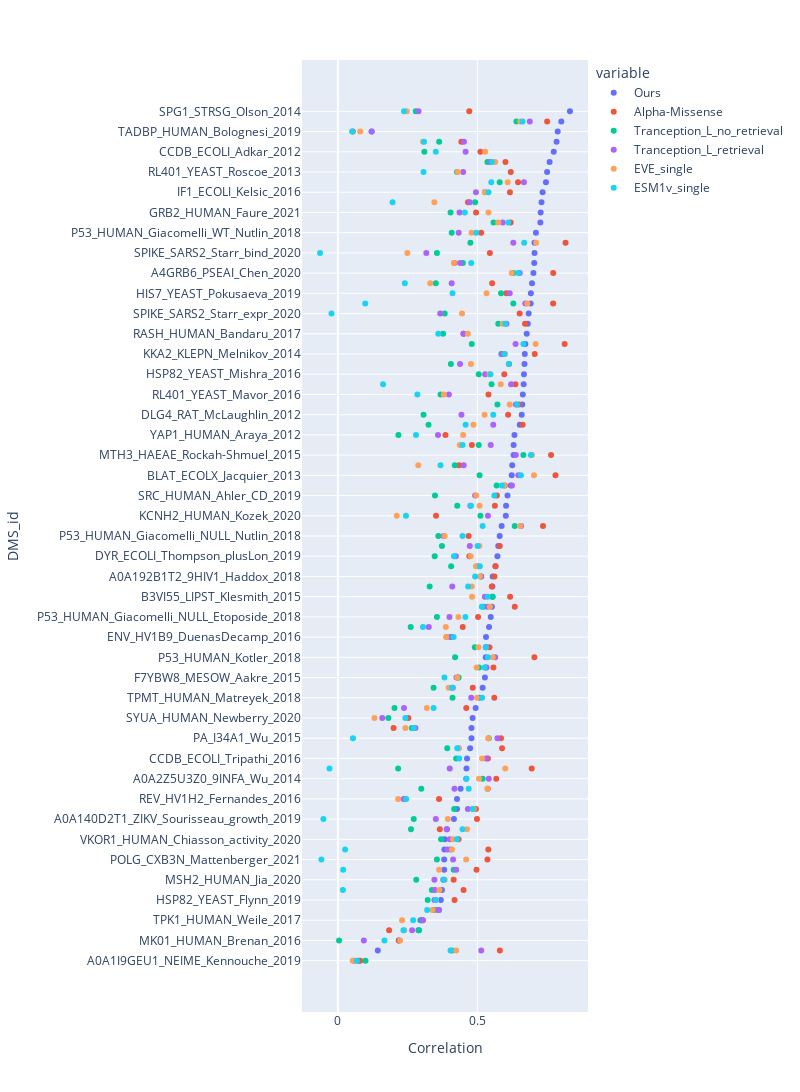

The code cell stored with this chart in its notebook:
### Code cell
# Figure 5
df_sorted = df.copy()
df_sorted.sort_values(by='Ours', inplace=True, ignore_index=True)
fig = px.scatter(df_sorted, y='DMS_id', x=df_sorted.columns[1:])
fig.update_layout(xaxis_title='Correlation', width=800, height=1800)
# pio.write_image(fig, 'all.png',scale=2)

### Figure 1 — Plotly figure (JSON) as saved in the notebook; plotly's stock layout.template omitted (floating-point values rounded to 4 significant figures)
{"data": [{"hovertemplate": "variable=Ours<br>value=%{x}<br>DMS_id=%{y}<extra></extra>", "legendgroup": "Ours", "marker": {"color": "#636efa", "symbol": "circle"}, "mode": "markers", "name": "Ours", "orientation": "h", "showlegend": true, "type": "scatter", "x": [0.074, 0.143, 0.218, 0.289, 0.296, 0.362, 0.369, 0.373, 0.378, 0.381, 0.381, 0.382, 0.383, 0.391, 0.416, 0.427, 0.427, 0.44, 0.46, 0.461, 0.463, 0.474, 0.479, 0.479, 0.483, 0.494, 0.508, 0.519, 0.527, 0.529, 0.53, 0.531, 0.531, 0.542, 0.548, 0.552, 0.554, 0.554, 0.555, 0.565, 0.572, 0.575, 0.58, 0.587, 0.602, 0.603, 0.608, 0.62, 0.623, 0.625, 0.63, 0.63, 0.633, 0.652, 0.659, 0.661, 0.663, 0.666, 0.667, 0.669, 0.67, 0.672, 0.677, 0.681, 0.684, 0.691, 0.692, 0.696, 0.701, 0.704, 0.705, 0.705, 0.71, 0.726, 0.727, 0.73, 0.734, 0.746, 0.75, 0.759, 0.774, 0.784, 0.788, 0.801, 0.832], "xaxis": "x", "y": ["A0A1I9GEU1_NEIME_Kennouche_2019", "BRCA1_HUMAN_Findlay_2018", "MK01_HUMAN_Brenan_2016", "CALM1_HUMAN_Weile_2017", "TPK1_HUMAN_Weile_2017", "ENV_HV1BR_Haddox_2016", "HSP82_YEAST_Flynn_2019", "I6TAH8_I68A0_Doud_2015", "MSH2_HUMAN_Jia_2020", "NCAP_I34A1_Doud_2015", "POLG_CXB3N_Mattenberger_2021", "A4D664_9INFA_Soh_CCL141_2019", "VKOR1_HUMAN_Chiasson_activity_2020", "UBE4B_MOUSE_Starita_2013", "A0A140D2T1_ZIKV_Sourisseau_growth_2019", "AACC1_PSEAI_Dandage_2018", "REV_HV1H2_Fernandes_2016", "PTEN_HUMAN_Mighell_2018", "A0A2Z5U3Z0_9INFA_Wu_2014", "R1AB_SARS2_Flynn_growth_2022", "CCDB_ECOLI_Tripathi_2016", "C6KNH7_9INFA_Lee_2018", "PA_I34A1_Wu_2015", "GCN4_YEAST_Staller_induction_2018", "SYUA_HUMAN_Newberry_2020", "TAT_HV1BR_Fernandes_2016", "TPMT_HUMAN_Matreyek_2018", "PTEN_HUMAN_Matreyek_2021", "F7YBW8_MESOW_Aakre_2015", "ADRB2_HUMAN_Jones_2020", "P53_HUMAN_Kotler_2018", "SC6A4_HUMAN_Young_2021", "ENV_HV1B9_DuenasDecamp_2016", "ESTA_BACSU_Nutschel_2020", "P53_HUMAN_Giacomelli_NULL_Etoposide_2018", "A0A2Z5U3Z0_9INFA_Doud_2016", "B3VI55_LIPST_Klesmith_2015", "SUMO1_HUMAN_Weile_2017", "A0A192B1T2_9HIV1_Haddox_2018", "Q2N0S5_9HIV1_Haddox_2018", "DYR_ECOLI_Thompson_plusLon_2019", "BLAT_ECOLX_Deng_2012", "P53_HUMAN_Giacomelli_NULL_Nutlin_2018", "Q59976_STRSQ_Romero_2015", "KCNH2_HUMAN_Kozek_2020", "UBC9_HUMAN_Weile_2017", "SRC_HUMAN_Ahler_CD_2019", "CP2C9_HUMAN_Amorosi_abundance_2021", "BLAT_ECOLX_Jacquier_2013", "TPOR_HUMAN_Bridgford_S505N_2020", "MTH3_HAEAE_Rockah-Shmuel_2015", "VKOR1_HUMAN_Chiasson_abundance_2020", "YAP1_HUMAN_Araya_2012", "GAL4_YEAST_Kitzman_2015", "DLG4_RAT_McLaughlin_2012", "CP2C9_HUMAN_Amorosi_activity_2021", "RL401_YEAST_Mavor_2016", "NRAM_I33A0_Jiang_standard_2016", "HSP82_YEAST_Mishra_2016", "AMIE_PSEAE_Wrenbeck_2017", "KKA2_KLEPN_Melnikov_2014", "BLAT_ECOLX_Firnberg_2014", "RASH_HUMAN_Bandaru_2017", "NUD15_HUMAN_Suiter_2020", "SPIKE_SARS2_Starr_expr_2020", "GFP_AEQVI_Sarkisyan_2016", "HIS7_YEAST_Pokusaeva_2019", "RL401_YEAST_Roscoe_2014", "A4GRB6_PSEAI_Chen_2020", "TRPC_THEMA_Chan_2017", "SPIKE_SARS2_Starr_bind_2020", "BLAT_ECOLX_Stiffler_2015", "P53_HUMAN_Giacomelli_WT_Nutlin_2018", "TRPC_SACS2_Chan_2017", "GRB2_HUMAN_Faure_2021", "CAPSD_AAV2S_Sinai_substitutions_2021", "IF1_ECOLI_Kelsic_2016", "DLG4_HUMAN_Faure_2021", "RL401_YEAST_Roscoe_2013", "P84126_THETH_Chan_2017", "CCDB_ECOLI_Adkar_2012", "A4_HUMAN_Seuma_2021", "TADBP_HUMAN_Bolognesi_2019", "PABP_YEAST_Melamed_2013", "SPG1_STRSG_Olson_2014"], "yaxis": "y"}, {"hovertemplate": "variable=Alpha-Missense<br>value=%{x}<br>DMS_id=%{y}<extra></extra>", "legendgroup": "Alpha-Missense", "marker": {"color": "#EF553B", "symbol": "circle"}, "mode": "markers", "name": "Alpha-Missense", "orientation": "h", "showlegend": true, "type": "scatter", "x": [0.08024, 0.5806, 0.2191, 0.1836, 0.3037, 0.3446, 0.4183, 0.4505, 0.415, 0.4969, 0.5361, 0.5392, 0.4326, 0.3654, 0.4986, 0.4949, 0.3626, 0.5374, 0.5677, 0.6949, 0.5377, 0.5886, 0.5847, 0.1997, 0.2526, 0.4603, 0.5608, 0.4835, 0.4301, 0.5576, 0.7046, 0.5435, 0.3896, 0.4475, 0.5025, 0.6341, 0.6174, 0.5517, 0.5614, 0.5651, 0.4713, 0.5804, 0.4688, 0.7353, 0.3518, 0.5628, 0.57, 0.5983, 0.7801, 0.4347, 0.7642, 0.4804, 0.3856, 0.6624, 0.6102, 0.6484, 0.5399, 0.6365, 0.5966, 0.6135, 0.7059, 0.8131, 0.4505, 0.6709, 0.6516, 0.7717, 0.6038, 0.5531, 0.772, 0.4178, 0.545, 0.8162, 0.5137, 0.6195, 0.4953, 0.4665, 0.6168, 0.6459, 0.6198, 0.6008, 0.511, 0.4426, 0.0534, 0.7503, 0.4711], "xaxis": "x", "y": ["A0A1I9GEU1_NEIME_Kennouche_2019", "BRCA1_HUMAN_Findlay_2018", "MK01_HUMAN_Brenan_2016", "CALM1_HUMAN_Weile_2017", "TPK1_HUMAN_Weile_2017", "ENV_HV1BR_Haddox_2016", "HSP82_YEAST_Flynn_2019", "I6TAH8_I68A0_Doud_2015", "MSH2_HUMAN_Jia_2020", "NCAP_I34A1_Doud_2015", "POLG_CXB3N_Mattenberger_2021", "A4D664_9INFA_Soh_CCL141_2019", "VKOR1_HUMAN_Chiasson_activity_2020", "UBE4B_MOUSE_Starita_2013", "A0A140D2T1_ZIKV_Sourisseau_growth_2019", "AACC1_PSEAI_Dandage_2018", "REV_HV1H2_Fernandes_2016", "PTEN_HUMAN_Mighell_2018", "A0A2Z5U3Z0_9INFA_Wu_2014", "R1AB_SARS2_Flynn_growth_2022", "CCDB_ECOLI_Tripathi_2016", "C6KNH7_9INFA_Lee_2018", "PA_I34A1_Wu_2015", "GCN4_YEAST_Staller_induction_2018", "SYUA_HUMAN_Newberry_2020", "TAT_HV1BR_Fernandes_2016", "TPMT_HUMAN_Matreyek_2018", "PTEN_HUMAN_Matreyek_2021", "F7YBW8_MESOW_Aakre_2015", "ADRB2_HUMAN_Jones_2020", "P53_HUMAN_Kotler_2018", "SC6A4_HUMAN_Young_2021", "ENV_HV1B9_DuenasDecamp_2016", "ESTA_BACSU_Nutschel_2020", "P53_HUMAN_Giacomelli_NULL_Etoposide_2018", "A0A2Z5U3Z0_9INFA_Doud_2016", "B3VI55_LIPST_Klesmith_2015", "SUMO1_HUMAN_Weile_2017", "A0A192B1T2_9HIV1_Haddox_2018", "Q2N0S5_9HIV1_Haddox_2018", "DYR_ECOLI_Thompson_plusLon_2019", "BLAT_ECOLX_Deng_2012", "P53_HUMAN_Giacomelli_NULL_Nutlin_2018", "Q59976_STRSQ_Romero_2015", "KCNH2_HUMAN_Kozek_2020", "UBC9_HUMAN_Weile_2017", "SRC_HUMAN_Ahler_CD_2019", "CP2C9_HUMAN_Amorosi_abundance_2021", "BLAT_ECOLX_Jacquier_2013", "TPOR_HUMAN_Bridgford_S505N_2020", "MTH3_HAEAE_Rockah-Shmuel_2015", "VKOR1_HUMAN_Chiasson_abundance_2020", "YAP1_HUMAN_Araya_2012", "GAL4_YEAST_Kitzman_2015", "DLG4_RAT_McLaughlin_2012", "CP2C9_HUMAN_Amorosi_activity_2021", "RL401_YEAST_Mavor_2016", "NRAM_I33A0_Jiang_standard_2016", "HSP82_YEAST_Mishra_2016", "AMIE_PSEAE_Wrenbeck_2017", "KKA2_KLEPN_Melnikov_2014", "BLAT_ECOLX_Firnberg_2014", "RASH_HUMAN_Bandaru_2017", "NUD15_HUMAN_Suiter_2020", "SPIKE_SARS2_Starr_expr_2020", "GFP_AEQVI_Sarkisyan_2016", "HIS7_YEAST_Pokusaeva_2019", "RL401_YEAST_Roscoe_2014", "A4GRB6_PSEAI_Chen_2020", "TRPC_THEMA_Chan_2017", "SPIKE_SARS2_Starr_bind_2020", "BLAT_ECOLX_Stiffler_2015", "P53_HUMAN_Giacomelli_WT_Nutlin_2018", "TRPC_SACS2_Chan_2017", "GRB2_HUMAN_Faure_2021", "CAPSD_AAV2S_Sinai_substitutions_2021", "IF1_ECOLI_Kelsic_2016", "DLG4_HUMAN_Faure_2021", "RL401_YEAST_Roscoe_2013", "P84126_THETH_Chan_2017", "CCDB_ECOLI_Adkar_2012", "A4_HUMAN_Seuma_2021", "TADBP_HUMAN_Bolognesi_2019", "PABP_YEAST_Melamed_2013", "SPG1_STRSG_Olson_2014"], "yaxis": "y"}, {"hovertemplate": "variable=Tranception_L_no_retrieval<br>value=%{x}<br>DMS_id=%{y}<extra></extra>", "legendgroup": "Tranception_L_no_retrieval", "marker": {"color": "#00cc96", "symbol": "circle"}, "mode": "markers", "name": "Tranception_L_no_retrieval", "orientation": "h", "showlegend": true, "type": "scatter", "x": [0.099, 0.409, 0.004, 0.291, 0.301, 0.358, 0.322, 0.337, 0.281, 0.415, 0.355, 0.404, 0.37, 0.262, 0.272, 0.417, 0.24, 0.299, 0.519, 0.216, 0.424, 0.392, 0.541, 0.265, 0.181, 0.203, 0.411, 0.343, 0.433, 0.506, 0.42, 0.491, 0.404, 0.261, 0.355, 0.523, 0.555, 0.329, 0.514, 0.406, 0.347, 0.373, 0.36, 0.634, 0.511, 0.428, 0.348, 0.569, 0.508, 0.419, 0.665, 0.505, 0.217, 0.325, 0.307, 0.572, 0.368, 0.551, 0.505, 0.405, 0.586, 0.48, 0.377, 0.575, 0.383, 0.629, 0.585, 0.351, 0.629, 0.448, 0.355, 0.475, 0.408, 0.558, 0.404, 0.492, 0.527, 0.58, 0.427, 0.536, 0.31, 0.363, 0.121, 0.64, 0.279], "xaxis": "x", "y": ["A0A1I9GEU1_NEIME_Kennouche_2019", "BRCA1_HUMAN_Findlay_2018", "MK01_HUMAN_Brenan_2016", "CALM1_HUMAN_Weile_2017", "TPK1_HUMAN_Weile_2017", "ENV_HV1BR_Haddox_2016", "HSP82_YEAST_Flynn_2019", "I6TAH8_I68A0_Doud_2015", "MSH2_HUMAN_Jia_2020", "NCAP_I34A1_Doud_2015", "POLG_CXB3N_Mattenberger_2021", "A4D664_9INFA_Soh_CCL141_2019", "VKOR1_HUMAN_Chiasson_activity_2020", "UBE4B_MOUSE_Starita_2013", "A0A140D2T1_ZIKV_Sourisseau_growth_2019", "AACC1_PSEAI_Dandage_2018", "REV_HV1H2_Fernandes_2016", "PTEN_HUMAN_Mighell_2018", "A0A2Z5U3Z0_9INFA_Wu_2014", "R1AB_SARS2_Flynn_growth_2022", "CCDB_ECOLI_Tripathi_2016", "C6KNH7_9INFA_Lee_2018", "PA_I34A1_Wu_2015", "GCN4_YEAST_Staller_induction_2018", "SYUA_HUMAN_Newberry_2020", "TAT_HV1BR_Fernandes_2016", "TPMT_HUMAN_Matreyek_2018", "PTEN_HUMAN_Matreyek_2021", "F7YBW8_MESOW_Aakre_2015", "ADRB2_HUMAN_Jones_2020", "P53_HUMAN_Kotler_2018", "SC6A4_HUMAN_Young_2021", "ENV_HV1B9_DuenasDecamp_2016", "ESTA_BACSU_Nutschel_2020", "P53_HUMAN_Giacomelli_NULL_Etoposide_2018", "A0A2Z5U3Z0_9INFA_Doud_2016", "B3VI55_LIPST_Klesmith_2015", "SUMO1_HUMAN_Weile_2017", "A0A192B1T2_9HIV1_Haddox_2018", "Q2N0S5_9HIV1_Haddox_2018", "DYR_ECOLI_Thompson_plusLon_2019", "BLAT_ECOLX_Deng_2012", "P53_HUMAN_Giacomelli_NULL_Nutlin_2018", "Q59976_STRSQ_Romero_2015", "KCNH2_HUMAN_Kozek_2020", "UBC9_HUMAN_Weile_2017", "SRC_HUMAN_Ahler_CD_2019", "CP2C9_HUMAN_Amorosi_abundance_2021", "BLAT_ECOLX_Jacquier_2013", "TPOR_HUMAN_Bridgford_S505N_2020", "MTH3_HAEAE_Rockah-Shmuel_2015", "VKOR1_HUMAN_Chiasson_abundance_2020", "YAP1_HUMAN_Araya_2012", "GAL4_YEAST_Kitzman_2015", "DLG4_RAT_McLaughlin_2012", "CP2C9_HUMAN_Amorosi_activity_2021", "RL401_YEAST_Mavor_2016", "NRAM_I33A0_Jiang_standard_2016", "HSP82_YEAST_Mishra_2016", "AMIE_PSEAE_Wrenbeck_2017", "KKA2_KLEPN_Melnikov_2014", "BLAT_ECOLX_Firnberg_2014", "RASH_HUMAN_Bandaru_2017", "NUD15_HUMAN_Suiter_2020", "SPIKE_SARS2_Starr_expr_2020", "GFP_AEQVI_Sarkisyan_2016", "HIS7_YEAST_Pokusaeva_2019", "RL401_YEAST_Roscoe_2014", "A4GRB6_PSEAI_Chen_2020", "TRPC_THEMA_Chan_2017", "SPIKE_SARS2_Starr_bind_2020", "BLAT_ECOLX_Stiffler_2015", "P53_HUMAN_Giacomelli_WT_Nutlin_2018", "TRPC_SACS2_Chan_2017", "GRB2_HUMAN_Faure_2021", "CAPSD_AAV2S_Sinai_substitutions_2021", "IF1_ECOLI_Kelsic_2016", "DLG4_HUMAN_Faure_2021", "RL401_YEAST_Roscoe_2013", "P84126_THETH_Chan_2017", "CCDB_ECOLI_Adkar_2012", "A4_HUMAN_Seuma_2021", "TADBP_HUMAN_Bolognesi_2019", "PABP_YEAST_Melamed_2013", "SPG1_STRSG_Olson_2014"], "yaxis": "y"}, {"hovertemplate": "variable=Tranception_L_retrieval<br>value=%{x}<br>DMS_id=%{y}<extra></extra>", "legendgroup": "Tranception_L_retrieval", "marker": {"color": "#ab63fa", "symbol": "circle"}, "mode": "markers", "name": "Tranception_L_retrieval", "orientation": "h", "showlegend": true, "type": "scatter", "x": [0.057, 0.514, 0.093, 0.266, 0.305, 0.362, 0.346, 0.348, 0.346, 0.424, 0.413, 0.393, 0.401, 0.39, 0.351, 0.466, 0.236, 0.418, 0.541, 0.401, 0.532, 0.433, 0.572, 0.278, 0.159, 0.237, 0.478, 0.412, 0.425, 0.533, 0.564, 0.53, 0.407, 0.326, 0.4, 0.537, 0.527, 0.41, 0.513, 0.501, 0.423, 0.473, 0.379, 0.657, 0.538, 0.475, 0.492, 0.624, 0.647, 0.451, 0.638, 0.548, 0.359, 0.557, 0.443, 0.638, 0.398, 0.621, 0.528, 0.438, 0.588, 0.637, 0.45, 0.604, 0.367, 0.672, 0.616, 0.408, 0.652, 0.438, 0.317, 0.629, 0.433, 0.591, 0.436, 0.473, 0.495, 0.667, 0.449, 0.547, 0.458, 0.452, 0.121, 0.688, 0.289], "xaxis": "x", "y": ["A0A1I9GEU1_NEIME_Kennouche_2019", "BRCA1_HUMAN_Findlay_2018", "MK01_HUMAN_Brenan_2016", "CALM1_HUMAN_Weile_2017", "TPK1_HUMAN_Weile_2017", "ENV_HV1BR_Haddox_2016", "HSP82_YEAST_Flynn_2019", "I6TAH8_I68A0_Doud_2015", "MSH2_HUMAN_Jia_2020", "NCAP_I34A1_Doud_2015", "POLG_CXB3N_Mattenberger_2021", "A4D664_9INFA_Soh_CCL141_2019", "VKOR1_HUMAN_Chiasson_activity_2020", "UBE4B_MOUSE_Starita_2013", "A0A140D2T1_ZIKV_Sourisseau_growth_2019", "AACC1_PSEAI_Dandage_2018", "REV_HV1H2_Fernandes_2016", "PTEN_HUMAN_Mighell_2018", "A0A2Z5U3Z0_9INFA_Wu_2014", "R1AB_SARS2_Flynn_growth_2022", "CCDB_ECOLI_Tripathi_2016", "C6KNH7_9INFA_Lee_2018", "PA_I34A1_Wu_2015", "GCN4_YEAST_Staller_induction_2018", "SYUA_HUMAN_Newberry_2020", "TAT_HV1BR_Fernandes_2016", "TPMT_HUMAN_Matreyek_2018", "PTEN_HUMAN_Matreyek_2021", "F7YBW8_MESOW_Aakre_2015", "ADRB2_HUMAN_Jones_2020", "P53_HUMAN_Kotler_2018", "SC6A4_HUMAN_Young_2021", "ENV_HV1B9_DuenasDecamp_2016", "ESTA_BACSU_Nutschel_2020", "P53_HUMAN_Giacomelli_NULL_Etoposide_2018", "A0A2Z5U3Z0_9INFA_Doud_2016", "B3VI55_LIPST_Klesmith_2015", "SUMO1_HUMAN_Weile_2017", "A0A192B1T2_9HIV1_Haddox_2018", "Q2N0S5_9HIV1_Haddox_2018", "DYR_ECOLI_Thompson_plusLon_2019", "BLAT_ECOLX_Deng_2012", "P53_HUMAN_Giacomelli_NULL_Nutlin_2018", "Q59976_STRSQ_Romero_2015", "KCNH2_HUMAN_Kozek_2020", "UBC9_HUMAN_Weile_2017", "SRC_HUMAN_Ahler_CD_2019", "CP2C9_HUMAN_Amorosi_abundance_2021", "BLAT_ECOLX_Jacquier_2013", "TPOR_HUMAN_Bridgford_S505N_2020", "MTH3_HAEAE_Rockah-Shmuel_2015", "VKOR1_HUMAN_Chiasson_abundance_2020", "YAP1_HUMAN_Araya_2012", "GAL4_YEAST_Kitzman_2015", "DLG4_RAT_McLaughlin_2012", "CP2C9_HUMAN_Amorosi_activity_2021", "RL401_YEAST_Mavor_2016", "NRAM_I33A0_Jiang_standard_2016", "HSP82_YEAST_Mishra_2016", "AMIE_PSEAE_Wrenbeck_2017", "KKA2_KLEPN_Melnikov_2014", "BLAT_ECOLX_Firnberg_2014", "RASH_HUMAN_Bandaru_2017", "NUD15_HUMAN_Suiter_2020", "SPIKE_SARS2_Starr_expr_2020", "GFP_AEQVI_Sarkisyan_2016", "HIS7_YEAST_Pokusaeva_2019", "RL401_YEAST_Roscoe_2014", "A4GRB6_PSEAI_Chen_2020", "TRPC_THEMA_Chan_2017", "SPIKE_SARS2_Starr_bind_2020", "BLAT_ECOLX_Stiffler_2015", "P53_HUMAN_Giacomelli_WT_Nutlin_2018", "TRPC_SACS2_Chan_2017", "GRB2_HUMAN_Faure_2021", "CAPSD_AAV2S_Sinai_substitutions_2021", "IF1_ECOLI_Kelsic_2016", "DLG4_HUMAN_Faure_2021", "RL401_YEAST_Roscoe_2013", "P84126_THETH_Chan_2017", "CCDB_ECOLI_Adkar_2012", "A4_HUMAN_Seuma_2021", "TADBP_HUMAN_Bolognesi_2019", "PABP_YEAST_Melamed_2013", "SPG1_STRSG_Olson_2014"], "yaxis": "y"}, {"hovertemplate": "variable=EVE_single<br>value=%{x}<br>DMS_id=%{y}<extra></extra>", "legendgroup": "EVE_single", "marker": {"color": "#FFA15A", "symbol": "circle"}, "mode": "markers", "name": "EVE_single", "orientation": "h", "showlegend": true, "type": "scatter", "x": [0.053, 0.424, 0.223, 0.238, 0.23, 0.339, 0.352, 0.364, 0.383, 0.363, 0.46, 0.409, 0.413, 0.463, 0.394, 0.487, 0.216, 0.536, 0.506, 0.6, 0.517, 0.433, 0.539, 0.242, 0.131, 0.319, 0.499, 0.397, 0.428, 0.497, 0.555, 0.504, 0.388, 0.387, 0.432, 0.545, 0.481, 0.48, 0.509, 0.495, 0.476, 0.507, 0.383, 0.654, 0.211, 0.508, 0.496, 0.596, 0.703, 0.288, 0.696, 0.437, 0.449, 0.486, 0.526, 0.616, 0.38, 0.584, 0.543, 0.477, 0.599, 0.709, 0.466, 0.591, 0.445, 0.679, 0.533, 0.331, 0.623, 0.416, 0.249, 0.711, 0.479, 0.575, 0.54, 0.346, 0.527, 0.609, 0.43, 0.564, 0.528, 0.305, 0.08, 0.654, 0.247], "xaxis": "x", "y": ["A0A1I9GEU1_NEIME_Kennouche_2019", "BRCA1_HUMAN_Findlay_2018", "MK01_HUMAN_Brenan_2016", "CALM1_HUMAN_Weile_2017", "TPK1_HUMAN_Weile_2017", "ENV_HV1BR_Haddox_2016", "HSP82_YEAST_Flynn_2019", "I6TAH8_I68A0_Doud_2015", "MSH2_HUMAN_Jia_2020", "NCAP_I34A1_Doud_2015", "POLG_CXB3N_Mattenberger_2021", "A4D664_9INFA_Soh_CCL141_2019", "VKOR1_HUMAN_Chiasson_activity_2020", "UBE4B_MOUSE_Starita_2013", "A0A140D2T1_ZIKV_Sourisseau_growth_2019", "AACC1_PSEAI_Dandage_2018", "REV_HV1H2_Fernandes_2016", "PTEN_HUMAN_Mighell_2018", "A0A2Z5U3Z0_9INFA_Wu_2014", "R1AB_SARS2_Flynn_growth_2022", "CCDB_ECOLI_Tripathi_2016", "C6KNH7_9INFA_Lee_2018", "PA_I34A1_Wu_2015", "GCN4_YEAST_Staller_induction_2018", "SYUA_HUMAN_Newberry_2020", "TAT_HV1BR_Fernandes_2016", "TPMT_HUMAN_Matreyek_2018", "PTEN_HUMAN_Matreyek_2021", "F7YBW8_MESOW_Aakre_2015", "ADRB2_HUMAN_Jones_2020", "P53_HUMAN_Kotler_2018", "SC6A4_HUMAN_Young_2021", "ENV_HV1B9_DuenasDecamp_2016", "ESTA_BACSU_Nutschel_2020", "P53_HUMAN_Giacomelli_NULL_Etoposide_2018", "A0A2Z5U3Z0_9INFA_Doud_2016", "B3VI55_LIPST_Klesmith_2015", "SUMO1_HUMAN_Weile_2017", "A0A192B1T2_9HIV1_Haddox_2018", "Q2N0S5_9HIV1_Haddox_2018", "DYR_ECOLI_Thompson_plusLon_2019", "BLAT_ECOLX_Deng_2012", "P53_HUMAN_Giacomelli_NULL_Nutlin_2018", "Q59976_STRSQ_Romero_2015", "KCNH2_HUMAN_Kozek_2020", "UBC9_HUMAN_Weile_2017", "SRC_HUMAN_Ahler_CD_2019", "CP2C9_HUMAN_Amorosi_abundance_2021", "BLAT_ECOLX_Jacquier_2013", "TPOR_HUMAN_Bridgford_S505N_2020", "MTH3_HAEAE_Rockah-Shmuel_2015", "VKOR1_HUMAN_Chiasson_abundance_2020", "YAP1_HUMAN_Araya_2012", "GAL4_YEAST_Kitzman_2015", "DLG4_RAT_McLaughlin_2012", "CP2C9_HUMAN_Amorosi_activity_2021", "RL401_YEAST_Mavor_2016", "NRAM_I33A0_Jiang_standard_2016", "HSP82_YEAST_Mishra_2016", "AMIE_PSEAE_Wrenbeck_2017", "KKA2_KLEPN_Melnikov_2014", "BLAT_ECOLX_Firnberg_2014", "RASH_HUMAN_Bandaru_2017", "NUD15_HUMAN_Suiter_2020", "SPIKE_SARS2_Starr_expr_2020", "GFP_AEQVI_Sarkisyan_2016", "HIS7_YEAST_Pokusaeva_2019", "RL401_YEAST_Roscoe_2014", "A4GRB6_PSEAI_Chen_2020", "TRPC_THEMA_Chan_2017", "SPIKE_SARS2_Starr_bind_2020", "BLAT_ECOLX_Stiffler_2015", "P53_HUMAN_Giacomelli_WT_Nutlin_2018", "TRPC_SACS2_Chan_2017", "GRB2_HUMAN_Faure_2021", "CAPSD_AAV2S_Sinai_substitutions_2021", "IF1_ECOLI_Kelsic_2016", "DLG4_HUMAN_Faure_2021", "RL401_YEAST_Roscoe_2013", "P84126_THETH_Chan_2017", "CCDB_ECOLI_Adkar_2012", "A4_HUMAN_Seuma_2021", "TADBP_HUMAN_Bolognesi_2019", "PABP_YEAST_Melamed_2013", "SPG1_STRSG_Olson_2014"], "yaxis": "y"}, {"hovertemplate": "variable=ESM1v_single<br>value=%{x}<br>DMS_id=%{y}<extra></extra>", "legendgroup": "ESM1v_single", "marker": {"color": "#19d3f3", "symbol": "circle"}, "mode": "markers", "name": "ESM1v_single", "orientation": "h", "showlegend": true, "type": "scatter", "x": [0.068, 0.404, 0.167, 0.235, 0.27, 0.32, 0.351, 0.018, 0.38, 0.019, -0.059, 0.026, 0.427, 0.447, -0.052, 0.483, 0.245, 0.469, 0.461, -0.03, 0.435, 0.428, 0.054, 0.272, 0.242, 0.343, 0.517, 0.409, 0.382, 0.526, 0.538, 0.531, 0.415, 0.305, 0.457, 0.516, 0.537, 0.467, 0.492, 0.509, 0.416, 0.501, 0.447, 0.519, 0.244, 0.477, 0.561, 0.588, 0.656, 0.368, 0.692, 0.447, 0.28, 0.458, 0.557, 0.642, 0.285, 0.162, 0.547, 0.613, 0.597, 0.665, 0.36, 0.6, -0.023, 0.098, 0.411, 0.24, 0.647, 0.478, -0.064, 0.668, 0.496, 0.611, 0.455, 0.196, 0.54, 0.55, 0.307, 0.552, 0.351, 0.309, 0.051, 0.662, 0.237], "xaxis": "x", "y": ["A0A1I9GEU1_NEIME_Kennouche_2019", "BRCA1_HUMAN_Findlay_2018", "MK01_HUMAN_Brenan_2016", "CALM1_HUMAN_Weile_2017", "TPK1_HUMAN_Weile_2017", "ENV_HV1BR_Haddox_2016", "HSP82_YEAST_Flynn_2019", "I6TAH8_I68A0_Doud_2015", "MSH2_HUMAN_Jia_2020", "NCAP_I34A1_Doud_2015", "POLG_CXB3N_Mattenberger_2021", "A4D664_9INFA_Soh_CCL141_2019", "VKOR1_HUMAN_Chiasson_activity_2020", "UBE4B_MOUSE_Starita_2013", "A0A140D2T1_ZIKV_Sourisseau_growth_2019", "AACC1_PSEAI_Dandage_2018", "REV_HV1H2_Fernandes_2016", "PTEN_HUMAN_Mighell_2018", "A0A2Z5U3Z0_9INFA_Wu_2014", "R1AB_SARS2_Flynn_growth_2022", "CCDB_ECOLI_Tripathi_2016", "C6KNH7_9INFA_Lee_2018", "PA_I34A1_Wu_2015", "GCN4_YEAST_Staller_induction_2018", "SYUA_HUMAN_Newberry_2020", "TAT_HV1BR_Fernandes_2016", "TPMT_HUMAN_Matreyek_2018", "PTEN_HUMAN_Matreyek_2021", "F7YBW8_MESOW_Aakre_2015", "ADRB2_HUMAN_Jones_2020", "P53_HUMAN_Kotler_2018", "SC6A4_HUMAN_Young_2021", "ENV_HV1B9_DuenasDecamp_2016", "ESTA_BACSU_Nutschel_2020", "P53_HUMAN_Giacomelli_NULL_Etoposide_2018", "A0A2Z5U3Z0_9INFA_Doud_2016", "B3VI55_LIPST_Klesmith_2015", "SUMO1_HUMAN_Weile_2017", "A0A192B1T2_9HIV1_Haddox_2018", "Q2N0S5_9HIV1_Haddox_2018", "DYR_ECOLI_Thompson_plusLon_2019", "BLAT_ECOLX_Deng_2012", "P53_HUMAN_Giacomelli_NULL_Nutlin_2018", "Q59976_STRSQ_Romero_2015", "KCNH2_HUMAN_Kozek_2020", "UBC9_HUMAN_Weile_2017", "SRC_HUMAN_Ahler_CD_2019", "CP2C9_HUMAN_Amorosi_abundance_2021", "BLAT_ECOLX_Jacquier_2013", "TPOR_HUMAN_Bridgford_S505N_2020", "MTH3_HAEAE_Rockah-Shmuel_2015", "VKOR1_HUMAN_Chiasson_abundance_2020", "YAP1_HUMAN_Araya_2012", "GAL4_YEAST_Kitzman_2015", "DLG4_RAT_McLaughlin_2012", "CP2C9_HUMAN_Amorosi_activity_2021", "RL401_YEAST_Mavor_2016", "NRAM_I33A0_Jiang_standard_2016", "HSP82_YEAST_Mishra_2016", "AMIE_PSEAE_Wrenbeck_2017", "KKA2_KLEPN_Melnikov_2014", "BLAT_ECOLX_Firnberg_2014", "RASH_HUMAN_Bandaru_2017", "NUD15_HUMAN_Suiter_2020", "SPIKE_SARS2_Starr_expr_2020", "GFP_AEQVI_Sarkisyan_2016", "HIS7_YEAST_Pokusaeva_2019", "RL401_YEAST_Roscoe_2014", "A4GRB6_PSEAI_Chen_2020", "TRPC_THEMA_Chan_2017", "SPIKE_SARS2_Starr_bind_2020", "BLAT_ECOLX_Stiffler_2015", "P53_HUMAN_Giacomelli_WT_Nutlin_2018", "TRPC_SACS2_Chan_2017", "GRB2_HUMAN_Faure_2021", "CAPSD_AAV2S_Sinai_substitutions_2021", "IF1_ECOLI_Kelsic_2016", "DLG4_HUMAN_Faure_2021", "RL401_YEAST_Roscoe_2013", "P84126_THETH_Chan_2017", "CCDB_ECOLI_Adkar_2012", "A4_HUMAN_Seuma_2021", "TADBP_HUMAN_Bolognesi_2019", "PABP_YEAST_Melamed_2013", "SPG1_STRSG_Olson_2014"], "yaxis": "y"}], "layout": {"height": 1800, "legend": {"title": {"text": "variable"}, "tracegroupgap": 0}, "margin": {"t": 60}, "width": 800, "xaxis": {"anchor": "y", "domain": [0, 1], "title": {"text": "Correlation"}}, "yaxis": {"anchor": "x", "domain": [0, 1], "title": {"text": "DMS_id"}}}}
